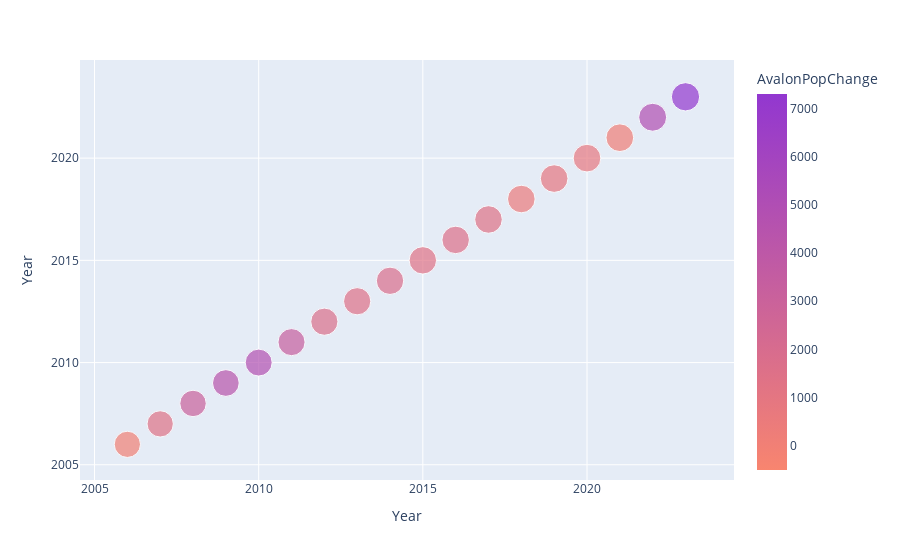

The notebook cell this image was saved under:
### Code cell
fig_avalon = px.scatter(df,x='Year',y='Year',size='Avalon Peninsula',color='AvalonPopChange',color_continuous_scale=[(0,'rgb(248, 133, 111)'),(1,'rgb(146, 55, 208)')],range_color=[-500,7300])
fig_avalon.show()
fig_avalon.write_image('/Users/katmckenney/Documents/Visualizations/Python Exports/popchange-avalon.svg')

### Figure 1 — Plotly figure (JSON) as saved in the notebook; plotly's stock layout.template omitted (floating-point values rounded to 4 significant figures)
{"data": [{"hovertemplate": "Year=%{y}<br>Avalon Peninsula=%{marker.size}<br>AvalonPopChange=%{marker.color}<extra></extra>", "legendgroup": "", "marker": {"color": [0, 1404, 3124, 4402, 4844, 3314, 1687, 1495, 1808, 1329, 1596, 1420, 510, 894, 832, 179, 4942, 7240], "coloraxis": "coloraxis", "size": [252072, 253476, 256600, 261002, 265846, 269160, 270847, 272342, 274150, 275479, 277075, 278495, 279005, 279899, 280731, 280910, 285852, 293092], "sizemode": "area", "sizeref": 732.7, "symbol": "circle"}, "mode": "markers", "name": "", "orientation": "v", "showlegend": false, "type": "scatter", "x": [2006, 2007, 2008, 2009, 2010, 2011, 2012, 2013, 2014, 2015, 2016, 2017, 2018, 2019, 2020, 2021, 2022, 2023], "xaxis": "x", "y": [2006, 2007, 2008, 2009, 2010, 2011, 2012, 2013, 2014, 2015, 2016, 2017, 2018, 2019, 2020, 2021, 2022, 2023], "yaxis": "y"}], "layout": {"coloraxis": {"cmax": 7300, "cmin": -500, "colorbar": {"title": {"text": "AvalonPopChange"}}, "colorscale": [[0, "rgb(248, 133, 111)"], [1, "rgb(146, 55, 208)"]]}, "legend": {"itemsizing": "constant", "tracegroupgap": 0}, "margin": {"t": 60}, "xaxis": {"anchor": "y", "domain": [0, 1], "title": {"text": "Year"}}, "yaxis": {"anchor": "x", "domain": [0, 1], "title": {"text": "Year"}}}}
